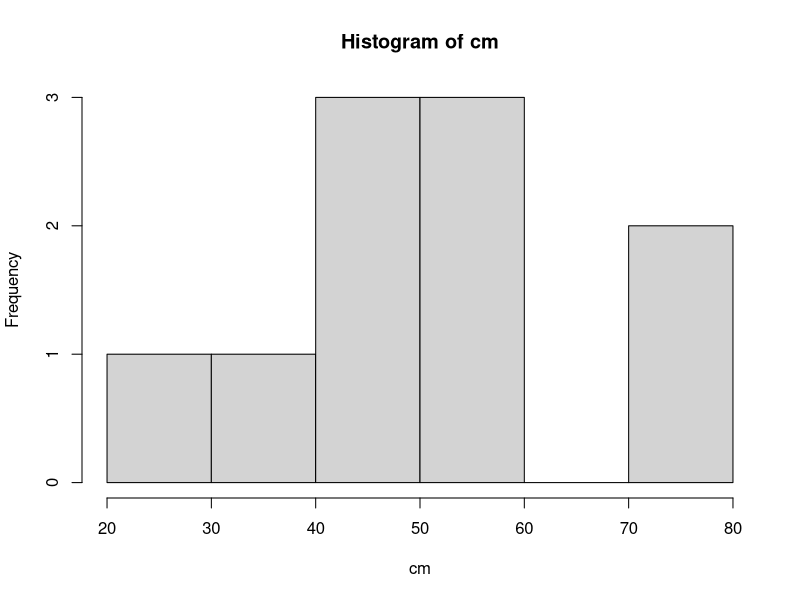

This figure's R source: (Note: this script raises an error after producing the figure.)
# Sheet 1: Introduction to R, RStudio
# WS 2022/2023

# Task 1: 
# sum of 52.3, 74.8, 3.17
52.3+74.8+3.17
# the square root of 144
144**0.5
# the 10-based logarithm of 200 multiplied with sin of $\pi/4$
log10(200)*sin(pi/4)
# the cumulative sum of the numbers 1,3,18,20,2 
cumsum(c(1,3,18,20,2))
# find 10 numbers between 0 and 20 rounded to the nearest
sample(x = 0:20, size = 10, replace = FALSE)
# or
round(runif(n = 10, min = 0, max = 20))

# Task 2: 
x <- 5
y <- 10
x * y
z <- x * y
myvec <- c(x,y,z)
min(myvec)
max(myvec)
mean(myvec)
rm(myvec)
  
# Task 3
rainfall <- c(0.1,0.5,2.3,1.1,11.3,14.7,23.4,15.7,0,0.9)

# a) 
mean(rainfall)
sd(rainfall)

# b)
cumsum(rainfall)

# c)
sum(rainfall)

# d)
which.max(rainfall)

# e)
rainfall[rainfall>10]

# f)
mean(rainfall[rainfall >=5])

# f)
rainfall[rainfall == 0 | rainfall == 1.1]
# alternative solution
rainfall[rainfall %in% c(0,1.1)]
# days where the rainfall is 0 or 1.1
which(rainfall %in% c(0,1.1))

# Task 4:
len <- c(2.5, 3.4, 4.8, 3.1, 1.7)
diam <- c(0.7, 0.4, 0.5, 0.5, 0.9)
 # a)
vol <- len * diam**2 * pi
vol

# b)
vol.cm <- 10*len * (10*diam)**2 * pi
vol.cm

# Task 5: 
x <- c(1,2,3,4,5)
y <- c(3,5,7,9)
# a)
intersect(x,y)

# b)
# x without y
setdiff(x,y)
# y without x
setdiff(y,x)

# c)
union(x,y)
# c(x,y) only concatenates x and y
c(x,y)

# Task 6
mat1 <- matrix(c(seq(0,18, by = 2), 
                 as.integer(runif(70,0,100))), 
               nrow = 8, ncol = 10, byrow = TRUE)
mat1
# a)
rm <- rowMeans(mat1)
rm
sd(rm)

# b)
# removing the first row of mat1 
mat2 <- mat1[-1,]
mat2
# colum means of mat2
cm <- colMeans(mat2)
cm
# creating a histogram of cm
hist(cm)

# Task 7
library(ggplot2)
library(tidyverse)
# a) 
names(mpg)
head(mpg)

# b) description of the dataset
help(mpg)

# c)
str_mpg <- data_frame(name = names(mpg),
                      type = rep(NA,length(names(mpg))),
                      level = rep(NA,length(names(mpg))),
                      dc = rep(NA,length(names(mpg))))
# properties of the variables
str_mpg[str_mpg$name =="manufacturer",2:4] <- c("qualitative","nominal","discrete")
str_mpg[str_mpg$name =="model",2:4] <- c("qualitative","nominal","discrete")
str_mpg[str_mpg$name =="displ",2:4] <- c("quantitative","ratio","continous")
str_mpg[str_mpg$name =="year",2:4] <- c("quantitative","interval","discrete")
str_mpg[str_mpg$name =="cyl",2:4] <- c("quantitative","ratio","discrete")
str_mpg[str_mpg$name =="trans",2:4] <- c("qualitative","nominal","discrete")
str_mpg[str_mpg$name =="drv",2:4] <- c("qualitative","nominal","discrete")
str_mpg[str_mpg$name =="cty",2:4] <- c("quantitative","ratio","continous")
str_mpg[str_mpg$name =="hwy",2:4] <- c("quantitative","ratio","continous")
str_mpg[str_mpg$name =="fl",2:4] <- c("qualitative","nominal","discrete")
str_mpg[str_mpg$name =="class",2:4] <- c("qualitative","nominal","discrete")
# display the 
str_mpg

# alternative solution

# create an empty tibble
str_mpg1 <- tibble(name = character(), type = character(), level = character(), dc = character())
# add rows
str_mpg1 <- str_mpg1 %>%
  add_row(name = "manufacturer", type = "qualitative", level = "nominal", dc = "discrete") %>%
  add_row(name = "model", type = "qualitative", level = "nominal", dc = "discrete") %>%
  add_row(name = "displ", type = "quantitative", level = "ratio", dc = "continous") %>%
  add_row(name = "year", type = "quantitative", level = "interval", dc = "discrete") %>%
  add_row(name = "cyl", type = "quantitative", level = "ratio", dc = "discrete") %>%
  add_row(name = "trans", type = "qualitative",level = "nominal", dc = "discrete") %>%
  add_row(name = "drv", type = "qualitative", level = "nominal", dc = "discrete") %>%
  add_row(name = "cty", type = "quantitative", level = "ratio", dc = "continous") %>%
  add_row(name = "hwy", type = "quantitative", level = "ratio", dc = "continous") %>%
  add_row(name = "fl", type = "qualitative", level = "nominal", dc = "discrete") %>%
  add_row(name = "class", type = "qualitative", level = "nominal", dc = "discrete")
head(str_mpg1)

# d)
subset(str_mpg, subset = (type == "quantitative" & dc == "discrete"))
